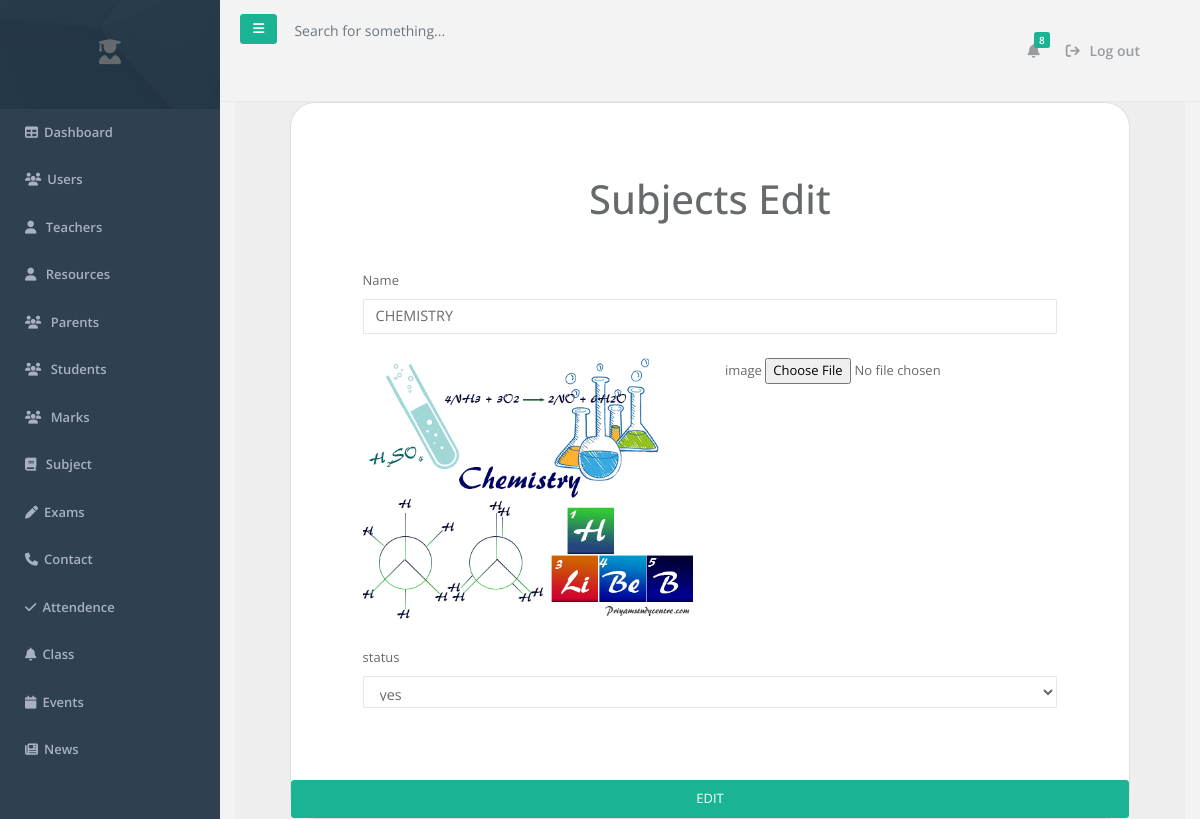
Page /dashboard/subject/edit.php?id=15 on the committed database.
### tables this page shows
CREATE TABLE `subject` (
  `id` int(11) NOT NULL,
  `name` varchar(50) NOT NULL,
  `image` varchar(222) NOT NULL,
  `status` varchar(20) NOT NULL DEFAULT 'active'
);

### dashboard/subject/edit.php (the view, shortened to what this page needs)
<?php
include "../sidebar_header.php";
include "../database.php";
    if(isset($_GET['id'])){
      $link = $db->query("select *from subject where id =" . $_GET['id']);
      $data = $link->fetch_assoc();
    }else{
      echo "something went wrong";
    }
?>
<section class="vh-100" style="background-color: #eee;">
  <div class="container h-100">
    <div class="row d-flex justify-content-center align-items-center h-100">
      <div class="col-lg-12 col-xl-11">
        <div class="card text-black" style="border-radius: 25px;">
          <div class="card-body p-md-5">
            <p class="text-center h1 fw-bold mb-5 mx-1 mx-md-4 mt-4">Subjects Edit</p>
            <div class="row justify-content-center">
              <div class="col-md-12 col-lg-12 col-xl-12 order-2 ">
                <form class="mx-1 mx-md-4" action="edit.php" method="post" enctype="multipart/form-data">
                  <div class="d-flex flex-row align-items-center mb-4">
                    <div class="form-outline flex-fill mb-0">
                      <label class="form-label" for="form3Example1c">Name</label>
                      <input type="text" id="form3Example1c" value="<?php echo $data['name']  ?>" name="name"  class="form-control" required/>
                    </div>
                  </div>
                  <div class="d-flex flex-row align-items-center mb-4">
                    <div class="row">
                      <div class="col-md-6">
                        <img class="img-fluid" src="<?php echo $url.'subject/images/'.$data['image']?>" alt="">
                      </div>
                      <div class="col-md-6">
                        <div class="form-outline flex-fill mb-0">
                            <label class="form-label" for="form3Example3c">image</label>
                            <input type="file" id="form3Example3c" value="" name="image"  />
                          </div>
                        </div>
                      </div>
                    </div>
                  <div class="d-flex flex-row align-items-center mb-4">
                    <div class="form-outline flex-fill mb-0">
                        <label class="form-label" for="form3Example4c">status</label>
                        <select name="status" class="form-control" >
                        <option value="<?php echo $data['status']; ?>" selected ><?php echo $data['status']; ?></option>
                      </select>
                      </div>
                    </div>
              </div>
            </div>
          </div>
          <input type="submit" name="Submit1" value="EDIT" class="btn btn-primary btn-lg px-5" />
    </div>
</div>
</div>
</div>
</div>

### rows in the picture
subject: name "CHEMISTRY", image (picture), status "yes"
